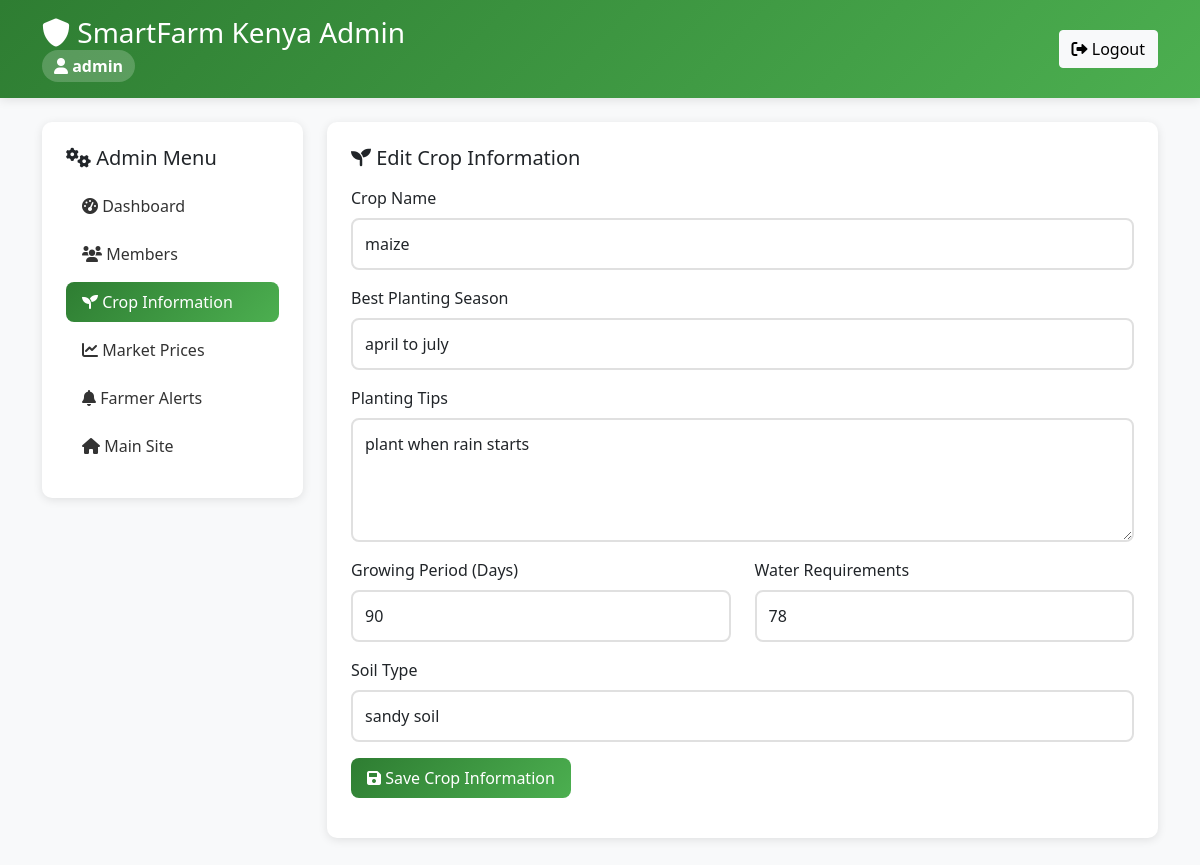
/admin/crop-info/edit/1 (signed in), run on the app's committed database.
### app.py (models this page shows)
class CropInfo(db.Model):
    id = db.Column(db.Integer, primary_key=True)
    crop_name = db.Column(db.String(100), nullable=False)
    best_planting_season = db.Column(db.String(100), nullable=False)
    planting_tips = db.Column(db.Text)
    growing_period_days = db.Column(db.Integer)
    water_requirements = db.Column(db.String(200))
    soil_type = db.Column(db.String(100))
    admin_id = db.Column(db.Integer, db.ForeignKey('admin.id'), nullable=False)
    created_at = db.Column(db.DateTime, default=datetime.utcnow)
    updated_at = db.Column(db.DateTime, default=datetime.utcnow, onupdate=datetime.utcnow)

### app.py (the view, shortened to what this page needs)
@app.route('/admin/crop-info/edit/<int:id>', methods=['GET', 'POST'])
def admin_edit_crop_info(id):
    if 'admin_id' not in session:
        return redirect(url_for('admin_login'))
    crop_info = CropInfo.query.get_or_404(id)
    form = CropInfoForm(obj=crop_info)
    return render_template('admin_crop_info_form.html', form=form, title='Edit Crop Information', csrf_token=generate_csrf())

### app.py
class CropInfoForm(FlaskForm):
    crop_name = StringField('Crop Name', validators=[DataRequired(), Length(max=100)])
    best_planting_season = StringField('Best Planting Season', validators=[DataRequired(), Length(max=100)])
    planting_tips = TextAreaField('Planting Tips')
    growing_period_days = IntegerField('Growing Period (Days)', validators=[NumberRange(min=1)])
    water_requirements = StringField('Water Requirements', validators=[Length(max=200)])
    soil_type = StringField('Soil Type', validators=[Length(max=100)])
    submit = SubmitField('Save Crop Info')

### templates/admin_crop_info_form.html (shortened to what this page needs)
<!DOCTYPE html>
<html lang="en">
<head>
    <link rel="stylesheet" href="https://cdnjs.cloudflare.com/ajax/libs/font-awesome/6.0.0/css/all.min.css">
    <link rel="stylesheet" href="https://cdn.jsdelivr.net/npm/bootstrap@5.1.3/dist/css/bootstrap.min.css">
</head>
<body>
    <header class="admin-header">
        <div class="container">
            <div class="d-flex justify-content-between align-items-center">
                <div>
                    <h1 class="h3 mb-0">
                        <i class="fas fa-shield-alt"></i> SmartFarm Kenya Admin
                    </h1>
                    <span class="admin-badge">
                        <i class="fas fa-user"></i> {{ session.get('admin_username', 'Admin') }}
                    </span>
                </div>
                <div>
                    <a href="{{ url_for('admin_logout') }}" class="btn btn-light">
                        <i class="fas fa-sign-out-alt"></i> Logout
                    </a>
                </div>
            </div>
        </div>
    </header>
    <div class="container mt-4">
        <div class="row">
            <div class="col-md-3">
                <div class="content-card">
                    <h5 class="mb-3">
                        <i class="fas fa-cogs"></i> Admin Menu
                    </h5>
                    <nav class="nav nav-pills flex-column">
                        <a class="nav-link" href="{{ url_for('admin_dashboard') }}">
                            <i class="fas fa-tachometer-alt"></i> Dashboard
                        </a>
                        <a class="nav-link" href="{{ url_for('admin_members') }}">
                            <i class="fas fa-users"></i> Members
                        </a>
                        <a class="nav-link active" href="{{ url_for('admin_crop_info') }}">
                            <i class="fas fa-seedling"></i> Crop Information
                        </a>
                        <a class="nav-link" href="{{ url_for('admin_market_prices') }}">
                            <i class="fas fa-chart-line"></i> Market Prices
                        </a>
                        <a class="nav-link" href="{{ url_for('admin_alerts') }}">
                            <i class="fas fa-bell"></i> Farmer Alerts
                        </a>
                        <a class="nav-link" href="{{ url_for('index') }}">
                            <i class="fas fa-home"></i> Main Site
                        </a>
                    </nav>
                </div>
            </div>
            <div class="col-md-9">
                <div class="content-card">
                    <h5 class="mb-3">
                        <i class="fas fa-seedling"></i> {{ title }}
                    </h5>
                    <form method="POST">
                        <div class="mb-3">
                            <label for="crop_name" class="form-label">Crop Name</label>
                            {{ form.crop_name(class="form-control") }}
                        </div>
                        <div class="mb-3">
                            <label for="best_planting_season" class="form-label">Best Planting Season</label>
                            {{ form.best_planting_season(class="form-control") }}
                        </div>
                        <div class="mb-3">
                            <label for="planting_tips" class="form-label">Planting Tips</label>
                            {{ form.planting_tips(class="form-control", rows="4") }}
                        </div>
                        <div class="row">
                            <div class="col-md-6">
                                <div class="mb-3">
                                    <label for="growing_period_days" class="form-label">Growing Period (Days)</label>
                                    {{ form.growing_period_days(class="form-control") }}
                                </div>
                            </div>
                            <div class="col-md-6">
                                <div class="mb-3">
                                    <label for="water_requirements" class="form-label">Water Requirements</label>
                                    {{ form.water_requirements(class="form-control") }}
                                </div>
                            </div>
                        </div>
                        <div class="mb-3">
                            <label for="soil_type" class="form-label">Soil Type</label>
                            {{ form.soil_type(class="form-control") }}
                        </div>
                        <div class="mb-3">
                            <button type="submit" class="btn btn-admin">
                                <i class="fas fa-save"></i> Save Crop Information
                            </button>
                        </div>
                    </form>
                </div>
            </div>
        </div>
    </div>
</body>
</html>

### templates/admin_crop_info_form.html (style rules this page uses)
:root { --primary-green: #2E7D32; --success: #4CAF50; --warning: #FF9800; --danger: #F44336; --info: #2196F3; --light-gray: #F5F5F5; --dark-gray: #333333; --white: #FFFFFF; }
body { background-color: #f8f9fa; font-family: 'Segoe UI', Tahoma, Geneva, Verdana, sans-serif; }
.admin-header { background: linear-gradient(135deg, var(--primary-green), var(--success)); color: white; padding: 1rem 0; box-shadow: 0 2px 10px rgba(0,0,0,0.1); }
.admin-badge { background: rgba(255,255,255,0.2); padding: 0.25rem 0.75rem; border-radius: 20px; font-weight: bold; display: inline-block; }
.nav-pills .nav-link { border-radius: 8px; margin-bottom: 0.5rem; color: var(--dark-gray); transition: all 0.3s ease; }
.nav-pills .nav-link.active { background: linear-gradient(135deg, var(--primary-green), var(--success)); color: white; }
.content-card { background: white; border-radius: 10px; padding: 1.5rem; box-shadow: 0 2px 10px rgba(0,0,0,0.1); margin-bottom: 2rem; }
.form-control { border: 2px solid #e0e0e0; border-radius: 8px; padding: 0.75rem; font-size: 1rem; transition: border-color 0.3s ease; }
.btn-admin { background: linear-gradient(135deg, var(--primary-green), var(--success)); border: none; border-radius: 8px; padding: 0.5rem 1rem; color: white; font-weight: 500; transition: all 0.3s ease; }

### data on the page
CropInfo: crop_name "maize", best_planting_season "april to july", planting_tips "plant when rain starts", growing_period_days "90", water_requirements "78", soil_type "sandy soil"

### other printed values
{{ session.get('admin_username', 'Admin') }} "admin"
{{ title }} "Edit Crop Information"
